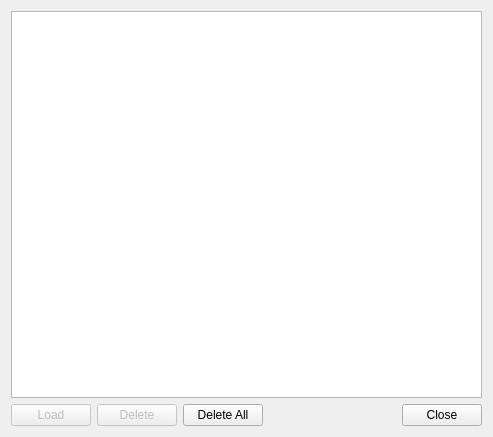
<?xml version="1.0" encoding="UTF-8"?>
<ui version="4.0">
  <author>
    SPDX-FileCopyrightText: 2019-2023 Mattia Basaglia &lt;dev@dragon.best&gt;
    SPDX-License-Identifier: GPL-3.0-or-later
  </author>
 <class>glaxnimate::gui::StalefilesDialog</class>
 <widget class="QDialog" name="glaxnimate::gui::StalefilesDialog">
  <property name="geometry">
   <rect>
    <x>0</x>
    <y>0</y>
    <width>493</width>
    <height>437</height>
   </rect>
  </property>
  <property name="windowTitle">
   <string>Autosave Files</string>
  </property>
  <layout class="QVBoxLayout" name="verticalLayout">
   <item>
    <widget class="QListWidget" name="list_widget"/>
   </item>
   <item>
    <layout class="QHBoxLayout" name="horizontalLayout">
     <item>
      <widget class="QPushButton" name="button_open">
       <property name="enabled">
        <bool>false</bool>
       </property>
       <property name="text">
        <string>Load</string>
       </property>
       <property name="icon">
        <iconset theme="document-revert">
         <normaloff>.</normaloff>.</iconset>
       </property>
      </widget>
     </item>
     <item>
      <widget class="QPushButton" name="button_delete">
       <property name="enabled">
        <bool>false</bool>
       </property>
       <property name="text">
        <string>Delete</string>
       </property>
       <property name="icon">
        <iconset theme="edit-delete">
         <normaloff>.</normaloff>.</iconset>
       </property>
      </widget>
     </item>
     <item>
      <widget class="QPushButton" name="button_delete_all">
       <property name="text">
        <string>Delete All</string>
       </property>
       <property name="icon">
        <iconset theme="edit-clear"/>
       </property>
      </widget>
     </item>
     <item>
      <spacer name="horizontalSpacer">
       <property name="orientation">
        <enum>Qt::Horizontal</enum>
       </property>
       <property name="sizeHint" stdset="0">
        <size>
         <width>40</width>
         <height>20</height>
        </size>
       </property>
      </spacer>
     </item>
     <item>
      <widget class="QPushButton" name="button_close">
       <property name="text">
        <string>Close</string>
       </property>
       <property name="icon">
        <iconset theme="dialog-close"/>
       </property>
      </widget>
     </item>
    </layout>
   </item>
  </layout>
 </widget>
 <resources/>
 <connections>
  <connection>
   <sender>button_close</sender>
   <signal>clicked()</signal>
   <receiver>glaxnimate::gui::StalefilesDialog</receiver>
   <slot>reject()</slot>
   <hints>
    <hint type="sourcelabel">
     <x>566</x>
     <y>356</y>
    </hint>
    <hint type="destinationlabel">
     <x>394</x>
     <y>202</y>
    </hint>
   </hints>
  </connection>
  <connection>
   <sender>button_open</sender>
   <signal>clicked()</signal>
   <receiver>glaxnimate::gui::StalefilesDialog</receiver>
   <slot>accept()</slot>
   <hints>
    <hint type="sourcelabel">
     <x>34</x>
     <y>356</y>
    </hint>
    <hint type="destinationlabel">
     <x>64</x>
     <y>300</y>
    </hint>
   </hints>
  </connection>
  <connection>
   <sender>button_delete</sender>
   <signal>clicked()</signal>
   <receiver>glaxnimate::gui::StalefilesDialog</receiver>
   <slot>delete_selected()</slot>
   <hints>
    <hint type="sourcelabel">
     <x>169</x>
     <y>356</y>
    </hint>
    <hint type="destinationlabel">
     <x>210</x>
     <y>300</y>
    </hint>
   </hints>
  </connection>
  <connection>
   <sender>button_delete_all</sender>
   <signal>clicked()</signal>
   <receiver>glaxnimate::gui::StalefilesDialog</receiver>
   <slot>delete_all()</slot>
   <hints>
    <hint type="sourcelabel">
     <x>280</x>
     <y>337</y>
    </hint>
    <hint type="destinationlabel">
     <x>416</x>
     <y>371</y>
    </hint>
   </hints>
  </connection>
  <connection>
   <sender>list_widget</sender>
   <signal>currentRowChanged(int)</signal>
   <receiver>glaxnimate::gui::StalefilesDialog</receiver>
   <slot>current_changed(int)</slot>
   <hints>
    <hint type="sourcelabel">
     <x>252</x>
     <y>117</y>
    </hint>
    <hint type="destinationlabel">
     <x>588</x>
     <y>187</y>
    </hint>
   </hints>
  </connection>
 </connections>
 <slots>
  <slot>delete_selected()</slot>
  <slot>delete_all()</slot>
  <slot>current_changed(int)</slot>
 </slots>
</ui>
